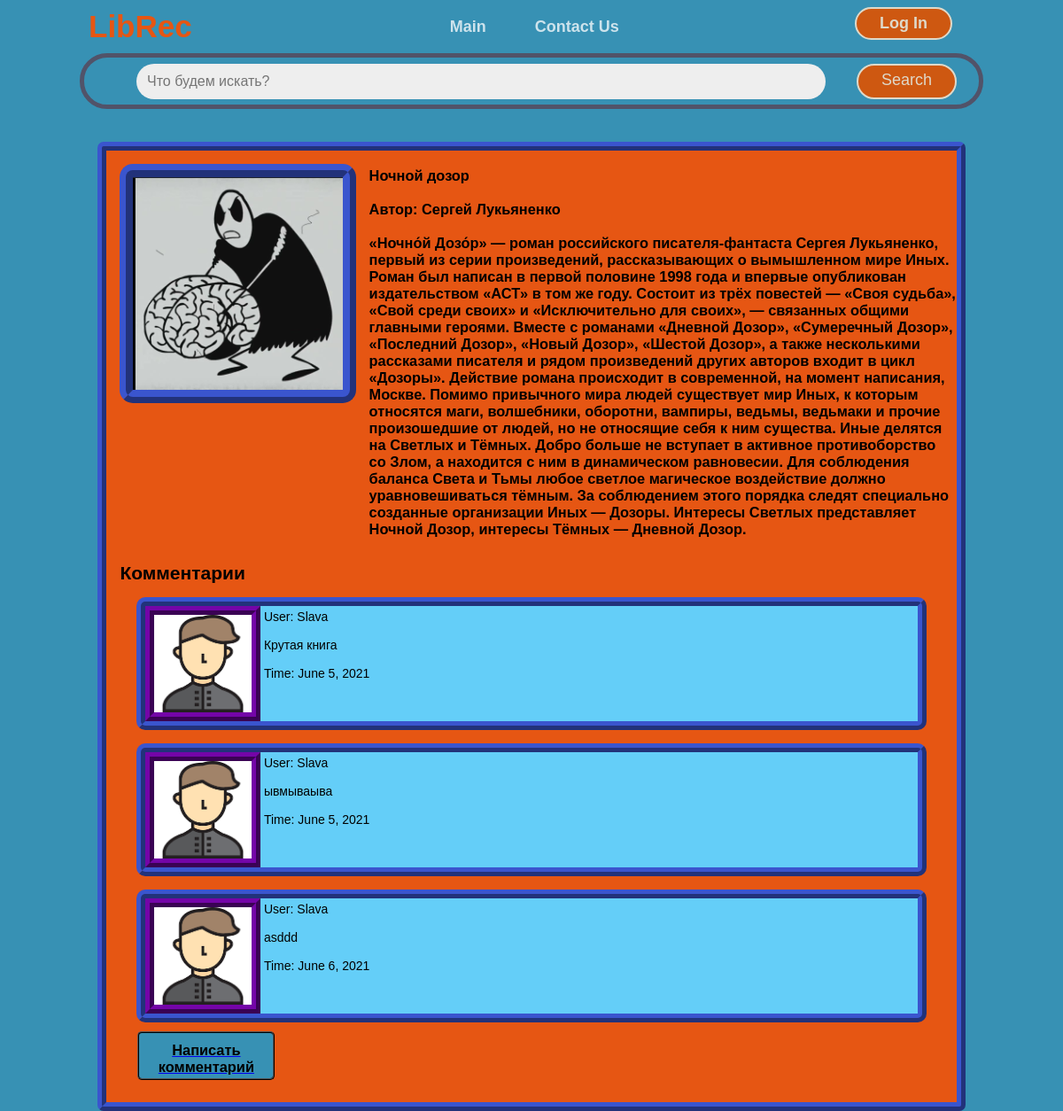
The page /books/1/ on the database as committed earlier.
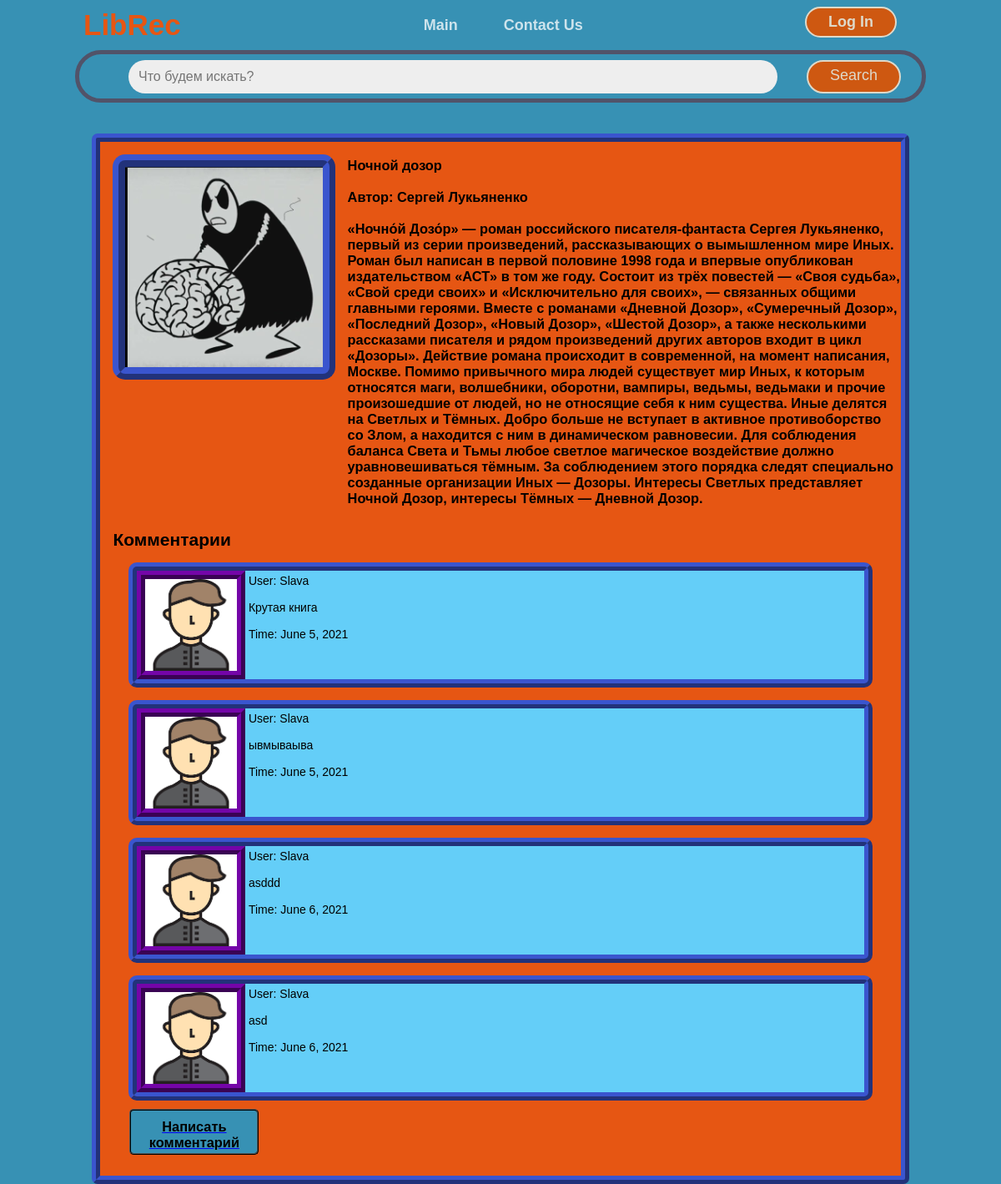
The same page on the database as committed later.
### core/models.py (models this page shows, shortened)
class Book(models.Model):
    name = models.CharField("Название книги", max_length=128)
    author = models.CharField("Автор", max_length=128)
    short_description = models.TextField("Краткое описание")
    description = models.TextField("Полное описание")
    photo = models.FileField("Фото обложки", upload_to='media/')
    class Meta:
        verbose_name = "Книга"
        verbose_name_plural = "Книги"

class Review(models.Model):
    user = models.ForeignKey(User, on_delete=models.CASCADE)
    text = models.TextField("Отзыв")
    date = models.DateField("Время", auto_now=True)
    book = models.ForeignKey(Book, on_delete=models.CASCADE)
    class Meta:
        verbose_name = "Отзыв"
        verbose_name_plural = "Отзывы"

### core/views.py (the view, shortened to what this page needs)
# urls.py: path('books/<int:pk>/', view.BookDetail.as_view(), name="book"),
class BookDetail(View):
    def get(self, request, pk):
        book = models.Book.objects.get(id=pk)
        reviews = models.Review.objects.filter(book=book)
        ctx = {
            "book": book,
            "reviews": reviews
        }
        return render(request, "book.html", context=ctx)

### templates/book.html (shortened to what this page needs)
<!DOCTYPE html>
{% load static %}
<html lang="en">
<head>
    <link rel="stylesheet" href="{% static 'css/main.css' %}">
</head>
<body>
<header class="header">
        <div class="container">
                <div class="header__inner">
                        <div class="header__logo">
                              <b>LibRec</b>
                       </div>
                       <nav class="nav">
                            <a class="nav__link" href="{% url 'books' %}">Main</a>
                            <a class="nav__link" href="#Contact_us">Contact us</a>
                        </nav>
                       <div class="nav">
                             <a href="#" class="sing_in">Log in</a>
                        </div>
                </div>
                <div class="searcher">
                    <input type="text" size="50" placeholder="Что будем искать?" class="search_bar">
                    <a class="search_button" href="#">Search</a>
                </div>
        </div>
</header>
<div class="container">
    <div class="border">
        <div class="book_block">
            <div class="cover">
                <img class="cover_imege" src="{{ book.photo.url }}" alt="edit">
            </div>
            <div class="book_description">
                <h3>{{ book.name }}<br><br>Автор: {{ book.author }}<br><br>
                    {{ book.description }}<br><br></h3>
            </div>
        </div>
        <div class="comment_block">
            <h2>Комментарии</h2>
            {% if reviews %}
              {% for review in reviews %}
                <div class="comment">
                  <img class="avatar" src="{% static 'imgs/user.png' %}" alt="edit">
                  <div class="comment_zone">
                    User: {{ review.user.username }}<br><br> {{ review.text }}<br><br> Time: {{ review.date }}
                  </div>
                </div>
              {% endfor %}
            {% else %}
              <p>There are no reviews for this book.</p>
            {% endif %}
            <a href="#window__add" title="Добавить">
                <div class="topbutton">
                    <h3>Написать комментарий</h3>
                </div>
            </a>
        </div>
    </div>
</div>

### static/css/main.css (style rules this page uses)
body { font-family: 'Raleway', sans-serif; font-size: 14px; color: #6c7279; background-color: #3791b4; -webkit-font-smoothing: antialiased; margin: 0; }
* , *:before, *:after { box-sizing: border-box; }
h1, h2, h3, h4, h5, h6 { margin: 0; }
.container { width: 1200px; max-width: 85%; margin: 0 auto; }
.searcher { width: 100%; height: 63px; background-color:#3791b4; border: 5px solid #515369; border-radius: 31px; display: flex; flex-direction: row; }
.search_bar { width: 80%; height: 40px; border: none; background-color: #EEEEEE; margin-left: 59px; margin-top: 7px; padding-left: 12px; border-radius: 20px; font-size: 16px; }
.search_button { margin-left: 35px; margin-right: 25px; color: #F1E1CC; text-decoration: none; opacity: 0.9; height: 40px; margin-top: 7px; transition: opacity .2s linear; transition: background .2s linear; background-color: rgb(223, 82, 0); display: block; border: 2px solid #F1E1CC; padding: 6px 26px; border-radius: 30px; font-size: 18px; }
.header { position: fixed; margin-top: 0; top: 0; left: 0; z-index: 1; width: 100%; height: 126px; display: flex; flex-direction: column; background-color:#3791b4; }
.header__inner { display: flex; max-height: 63px; justify-content: space-between; align-items: center; padding: 10px ; width: 100%; }
.nav { display: block; font-size: 18px; font-weight: 700; text-transform: capitalize; }
.nav__link { margin-left: 50px; color: #fff; text-decoration: none; opacity: 0.75; transition: opacity .2s linear; transition: border .2s linear; }
.header__logo { font-size: 35px; color: #e65613; }
.sing_in { margin-top: -7px; font-size: 16px;; margin-left: 25px; margin-right: 25px; color: #F1E1CC; text-decoration: none; opacity: 0.9; transition: opacity .2s linear; transition: background .2s linear; background-color: rgb(223, 82, 0); display: block; border: 2px solid #F1E1CC; padding: 6px 26px; border-radius: 30px; font-size: 18px; }
.border { width: 96%; margin-left: 2%; border: 10px ridge rgb(58, 85, 206); border-radius: 7px; margin-top: 160px; }
.book_block { height: 450px; width: 100%; max-height: 500px; background-color: #e65613; display: flex; justify-content: space-around; overflow: hidden; }
.comment_block { height: auto; width: 100%; background-color: #e65613; padding: 15px; color: rgb(0, 0, 0); position: relative; }
.comment { width: 96%; height: 150px; background-color: #64cef8; margin-left: 2%; margin-top: 15px; border: 10px ridge rgb(58, 85, 206); border-radius: 10px; display: flex; justify-content: left; }
.comment_zone { height: 100%; width: 100%; margin: 4px; }
.avatar { width: auto; height: 100%; border: 10px ridge #7405a8; }
.cover { width: 300px; height: 300px; }
.book_description { width: 70%; height: 95%; margin-top: 2%; color: #000; overflow: auto; }
.cover_imege { margin-top: 5%; margin-left: 5%; width: 90%; height: 90%; border: 15px ridge rgb(58, 85, 206); border-radius: 15px; }
.topbutton { width: 155px; height: 55px; border:none; text-decoration: none; background:#3791b4; text-align:center; cursor:pointer; border-radius: 5px; padding-top: 10px; margin: 10px; margin-left: 20px; color: #000; border: 2px ridge rgb(0, 0, 0); }

Rows that differ between the two databases and show on the page:
added Review: user.username "Slava", text "asd", date "June 6, 2021"
